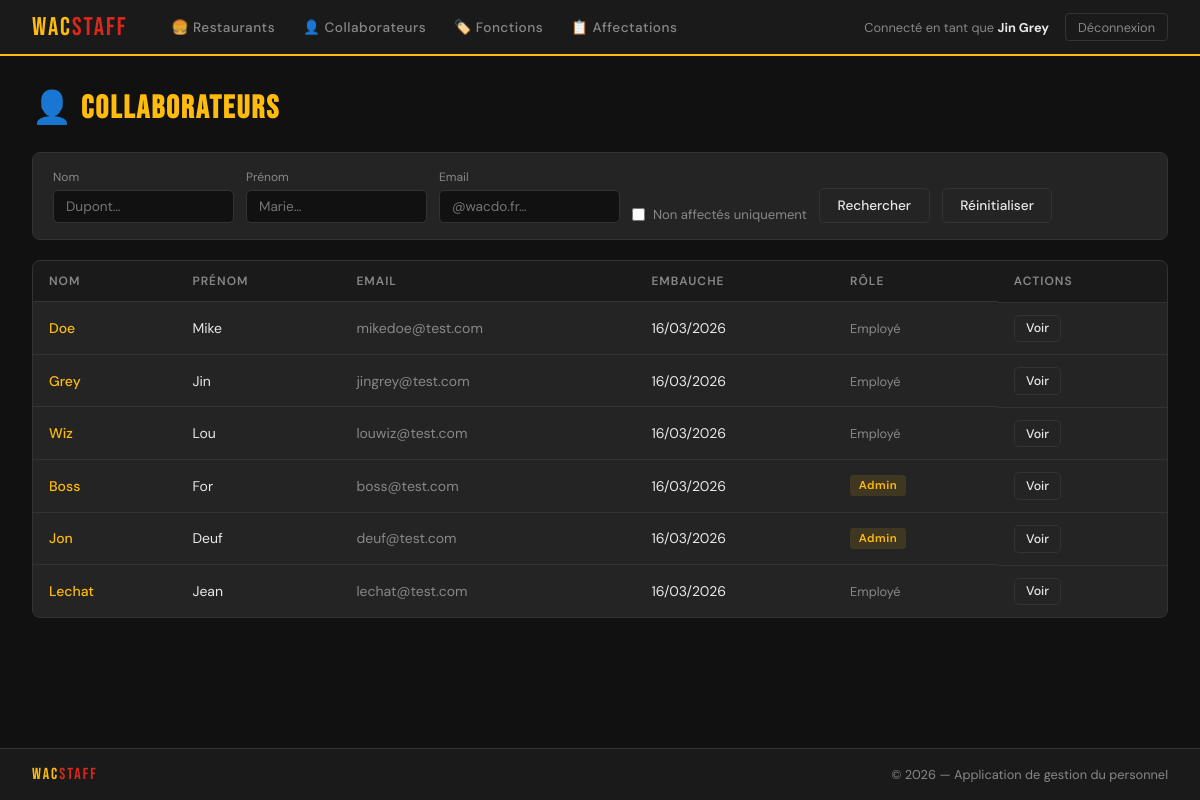
Screenshot of /WacStaff/collaborateurs/ (signed in) with the database file from the repository.
### WacStaff/models.py (models this page shows, shortened)
class Collaborateur(AbstractBaseUser, PermissionsMixin):
    nom = models.CharField(max_length=100)
    prenom = models.CharField(max_length=100)
    email = models.EmailField(max_length=100, unique=True)
    date1ereEmbauche = models.DateTimeField(auto_now_add=True)
    admin = models.BooleanField(default=False)
    USERNAME_FIELD = 'email'            # champ utilisé pour se connecter
    REQUIRED_FIELDS = ['nom', 'prenom'] # champs demandés par createsuperuser en plus de l'email
    objects = CollaborateurManager()
    @property
    def is_staff(self):
        return self.admin

### WacStaff/views.py (the view)
# urls.py: path('collaborateurs/', views.collaborateur_list, name='collaborateur_list'),
@login_required
def collaborateur_list(request):
    qs = Collaborateur.objects.all()
    q_nom = request.GET.get('nom', '')
    q_prenom = request.GET.get('prenom', '')
    q_email = request.GET.get('email', '')
    non_affectes = request.GET.get('non_affectes', '')
    if q_nom:
        qs = qs.filter(nom__icontains=q_nom)
    if q_prenom:
        qs = qs.filter(prenom__icontains=q_prenom)
    if q_email:
        qs = qs.filter(email__icontains=q_email)
    if non_affectes:
        qs = qs.filter(Q(affectations__isnull=True) | Q(affectations__fin__isnull=False)).distinct()
    return render(request, 'collaborateurs/list.html', {
        'collaborateurs': qs, 'q_nom': q_nom, 'q_prenom': q_prenom,
        'q_email': q_email, 'non_affectes': non_affectes,
    })

### WacStaff/templates/collaborateurs/list.html (shortened to what this page needs)
{% extends "base.html" %}
{% block content %}
<div class="page-header">
    <h1 class="page-title">👤 <span>Collaborateurs</span></h1>
</div>
<form method="get" class="search-bar">
    <div>
        <label>Nom</label>
        <input type="text" name="nom" value="{{ q_nom }}" placeholder="Dupont…">
    </div>
    <div>
        <label>Prénom</label>
        <input type="text" name="prenom" value="{{ q_prenom }}" placeholder="Marie…">
    </div>
    <div>
        <label>Email</label>
        <input type="text" name="email" value="{{ q_email }}" placeholder="@wacdo.fr…">
    </div>
    <div style="display:flex;align-items:center;gap:0.5rem;padding-top:1.2rem;">
        <input type="checkbox" name="non_affectes" id="na" value="1" {% if non_affectes %}checked{% endif %}>
        <label for="na" style="margin:0;font-size:0.82rem;color:#888;">Non affectés uniquement</label>
    </div>
    <button type="submit" class="btn btn-secondary">Rechercher</button>
    <a href="{% url 'collaborateur_list' %}" class="btn btn-secondary">Réinitialiser</a>
</form>
<div class="table-wrap">
    {% if collaborateurs %}
    <table>
        <thead>
            <tr><th>Nom</th><th>Prénom</th><th>Email</th><th>Embauche</th><th>Rôle</th><th>Actions</th></tr>
        </thead>
        <tbody>
        {% for c in collaborateurs %}
        <tr>
            <td><a href="{% url 'collaborateur_detail' c.pk %}" style="color:#FFBC0D;text-decoration:none;font-weight:500;">{{ c.nom }}</a></td>
            <td>{{ c.prenom }}</td>
            <td style="color:#888;">{{ c.email }}</td>
            <td>{{ c.date1ereEmbauche|date:"d/m/Y" }}</td>
            <td>{% if c.admin %}<span class="badge badge-admin">Admin</span>{% else %}<span style="color:#888;font-size:0.8rem;">Employé</span>{% endif %}</td>
            <td class="td-actions">
                <a href="{% url 'collaborateur_detail' c.pk %}" class="btn btn-secondary btn-sm">Voir</a>
            </td>
        </tr>
        {% endfor %}
        </tbody>
    </table>
    {% else %}
    <div class="empty-state">Aucun collaborateur trouvé.</div>
    {% endif %}
</div>
{% endblock %}

### WacStaff/templates/base.html (shortened to what this page needs)
<!doctype html>
<html lang="fr">
<head>
    {% load static %}
    <link rel="stylesheet" href="{% static 'wacstaff.css' %}">
</head>
<body>
{% if user.is_authenticated %}
<nav>
    <a href="{% url 'home' %}" class="nav-brand">Wac<span>Staff</span></a>
    <div class="nav-links">
        <a href="{% url 'restaurant_list' %}">🍔 Restaurants</a>
        <a href="{% url 'collaborateur_list' %}">👤 Collaborateurs</a>
        <a href="{% url 'fonction_list' %}">🏷️ Fonctions</a>
        <a href="{% url 'affectation_list' %}">📋 Affectations</a>
    </div>
    <div class="nav-user">
        <span>Connecté en tant que <strong>{{ user.prenom }} {{ user.nom }}</strong>
        </span>
        <form method="post" action="{% url 'logout' %}" style="display:inline;">
            <button type="submit" class="btn-logout">Déconnexion</button>
        </form>
    </div>
</nav>
{% endif %}
<main>
    {% block content %}{% endblock %}
</main>
<footer>
    <span class="footer-brand">Wac<span>Staff</span></span>
    <span class="footer-copy">© {% now "Y" %} — Application de gestion du personnel</span>
</footer>
</body>
</html>

### WacStaff/static/wacstaff.css (style rules this page uses)
:root { --gold: #FFBC0D; --red: #DA291C; --dark: #1a1a1a; --darker: #111111; --surface: #242424; --border: #333333; --text: #e8e8e8; --muted: #888888; --success: #4ade80; --danger: #f87171; }
* { box-sizing: border-box; margin: 0; padding: 0; }
body { font-family: 'DM Sans', sans-serif; background: var(--darker); color: var(--text); min-height: 100vh; display: flex; flex-direction: column; }
nav { background: var(--dark); border-bottom: 2px solid var(--gold); padding: 0 2rem; display: flex; align-items: center; gap: 2rem; height: 56px; position: sticky; top: 0; z-index: 100; }
.nav-brand { font-family: 'Bebas Neue', sans-serif; font-size: 1.6rem; color: var(--gold); letter-spacing: 2px; text-decoration: none; }
.nav-brand span { color: var(--red); }
.nav-links { display: flex; gap: 0.25rem; flex: 1; }
.nav-links a { color: var(--muted); text-decoration: none; font-size: 0.85rem; font-weight: 500; padding: 0.4rem 0.75rem; border-radius: 4px; transition: all 0.15s; letter-spacing: 0.5px; }
.nav-user { display: flex; align-items: center; gap: 1rem; font-size: 0.8rem; color: var(--muted); }
.nav-user strong { color: var(--text); }
.btn-logout { background: none; border: 1px solid var(--border); color: var(--muted); padding: 0.3rem 0.75rem; border-radius: 4px; cursor: pointer; font-size: 0.8rem; font-family: 'DM Sans', sans-serif; text-decoration: none; transition: all 0.15s; }
main { flex: 1; padding: 2rem; max-width: 1200px; margin: 0 auto; width: 100%; }
.page-header { display: flex; justify-content: space-between; align-items: center; margin-bottom: 1.5rem; }
.page-title { font-family: 'Bebas Neue', sans-serif; font-size: 2rem; letter-spacing: 2px; color: var(--text); }
.page-title span { color: var(--gold); }
.btn { display: inline-flex; align-items: center; gap: 0.4rem; padding: 0.5rem 1.1rem; border-radius: 5px; font-size: 0.85rem; font-weight: 500; text-decoration: none; cursor: pointer; border: none; transition: all 0.15s; font-family: 'DM Sans', sans-serif; }
.btn-secondary { background: var(--surface); color: var(--text); border: 1px solid var(--border); }
.btn-sm { padding: 0.3rem 0.7rem; font-size: 0.78rem; }
.search-bar { background: var(--surface); border: 1px solid var(--border); border-radius: 8px; padding: 1rem 1.25rem; display: flex; gap: 0.75rem; flex-wrap: wrap; align-items: flex-end; margin-bottom: 1.25rem; }
.search-bar label { font-size: 0.75rem; color: var(--muted); display: block; margin-bottom: 0.3rem; }
.search-bar input, .search-bar select { background: var(--darker); border: 1px solid var(--border); color: var(--text); padding: 0.45rem 0.75rem; border-radius: 5px; font-size: 0.85rem; font-family: 'DM Sans', sans-serif; min-width: 150px; }
.search-bar input[type="checkbox"] { width: auto; min-width: unset; }
.table-wrap { background: var(--surface); border: 1px solid var(--border); border-radius: 8px; overflow: hidden; }
table { width: 100%; border-collapse: collapse; }
th { background: var(--dark); font-size: 0.75rem; font-weight: 600; color: var(--muted); text-transform: uppercase; letter-spacing: 1px; padding: 0.75rem 1rem; text-align: left; }
td { padding: 0.75rem 1rem; border-top: 1px solid var(--border); font-size: 0.875rem; vertical-align: middle; }
.td-actions { display: flex; gap: 0.4rem; }
.badge { display: inline-block; padding: 0.2rem 0.55rem; border-radius: 3px; font-size: 0.72rem; font-weight: 600; letter-spacing: 0.5px; }
.badge-admin { background: rgba(255,188,13,0.12); color: var(--gold); }
footer { background: var(--dark); border-top: 1px solid var(--border); padding: 1rem 2rem; display: flex; justify-content: space-between; align-items: center; font-size: 0.8rem; color: var(--muted); }
.footer-brand { font-family: 'Bebas Neue', sans-serif; font-size: 1rem; color: var(--gold); letter-spacing: 2px; }
.footer-brand span { color: var(--red); }
.footer-copy { color: var(--muted); }

### rows the page displays
Collaborateur: prenom "Jin", nom "Grey", email "jingrey@test.com", date1ereEmbauche "16/03/2026", admin "Employé"
Collaborateur: nom "Doe", prenom "Mike", email "mikedoe@test.com", date1ereEmbauche "16/03/2026", admin "Employé"
Collaborateur: nom "Wiz", prenom "Lou", email "louwiz@test.com", date1ereEmbauche "16/03/2026", admin "Employé"
Collaborateur: nom "Boss", prenom "For", email "boss@test.com", date1ereEmbauche "16/03/2026", admin "Admin"
Collaborateur: nom "Jon", prenom "Deuf", email "deuf@test.com", date1ereEmbauche "16/03/2026", admin "Admin"
Collaborateur: nom "Lechat", prenom "Jean", email "lechat@test.com", date1ereEmbauche "16/03/2026", admin "Employé"
